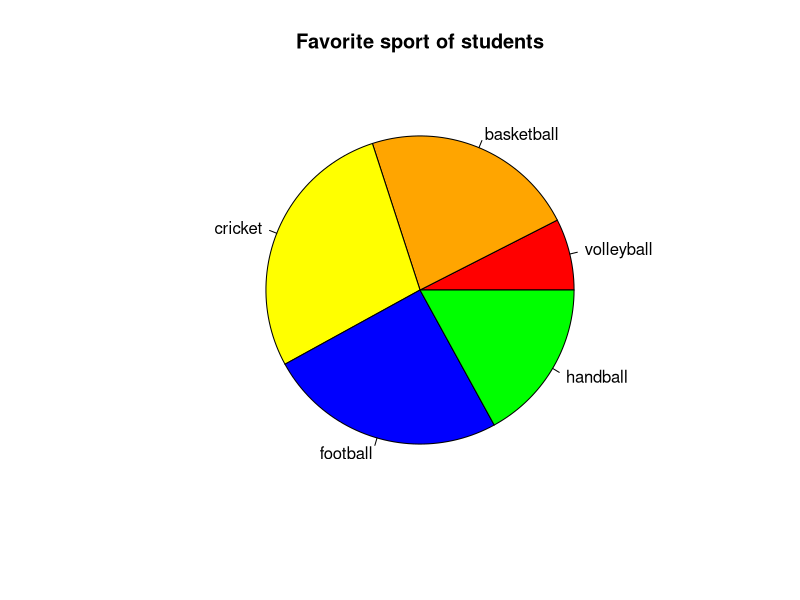
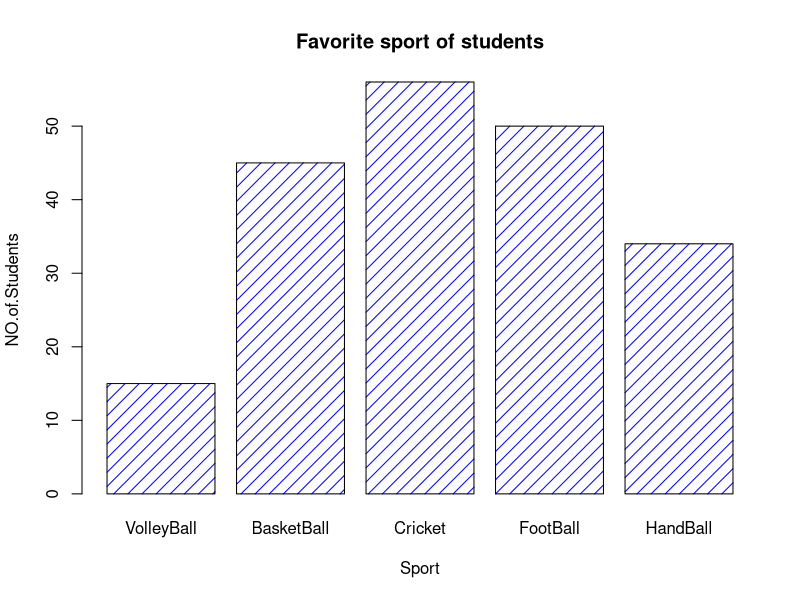
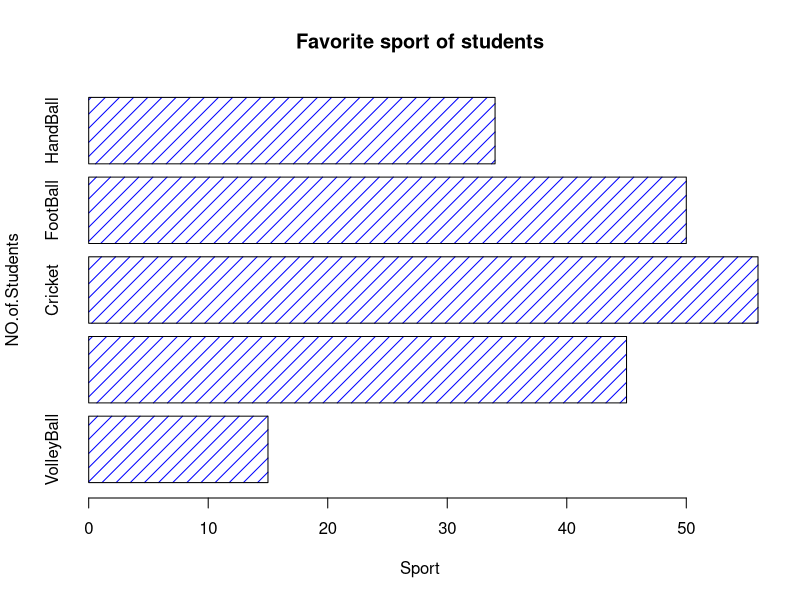
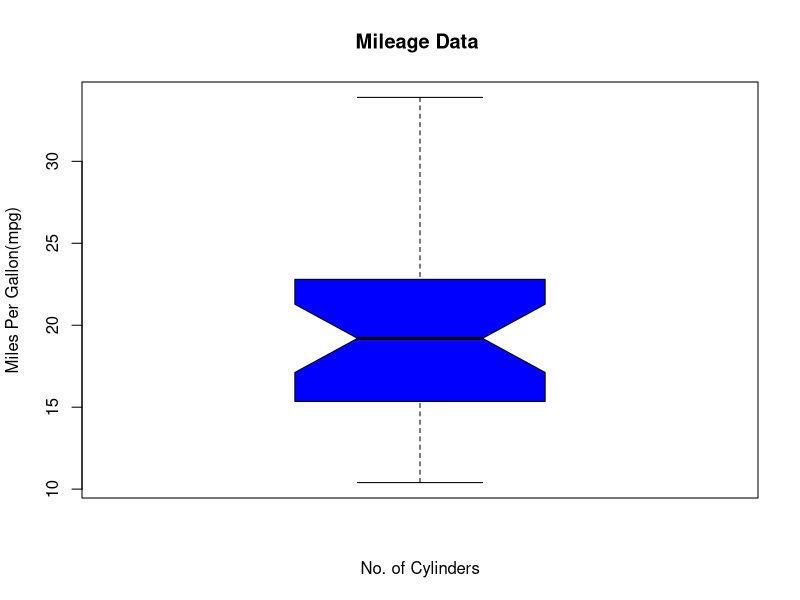
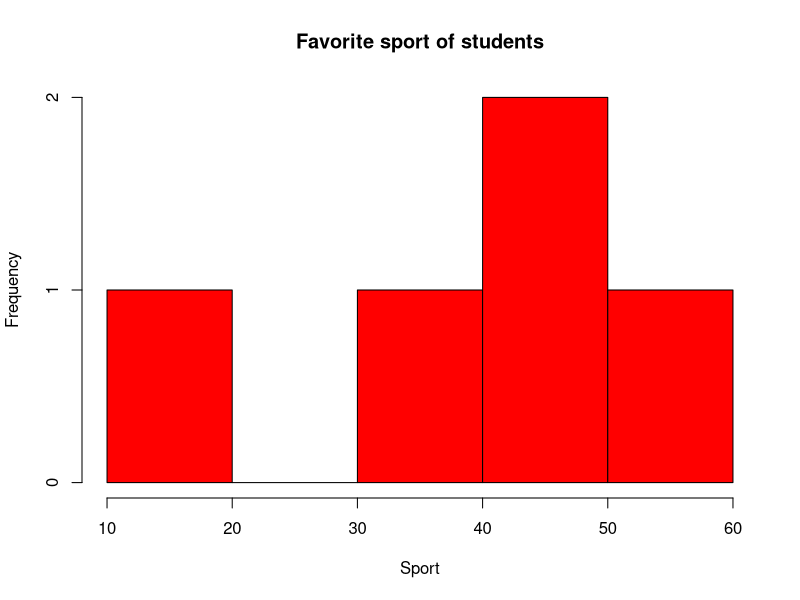
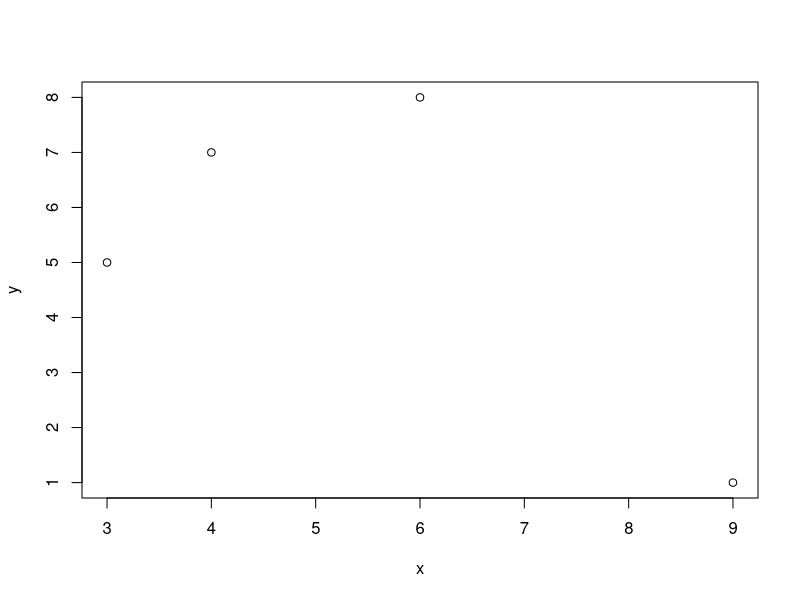
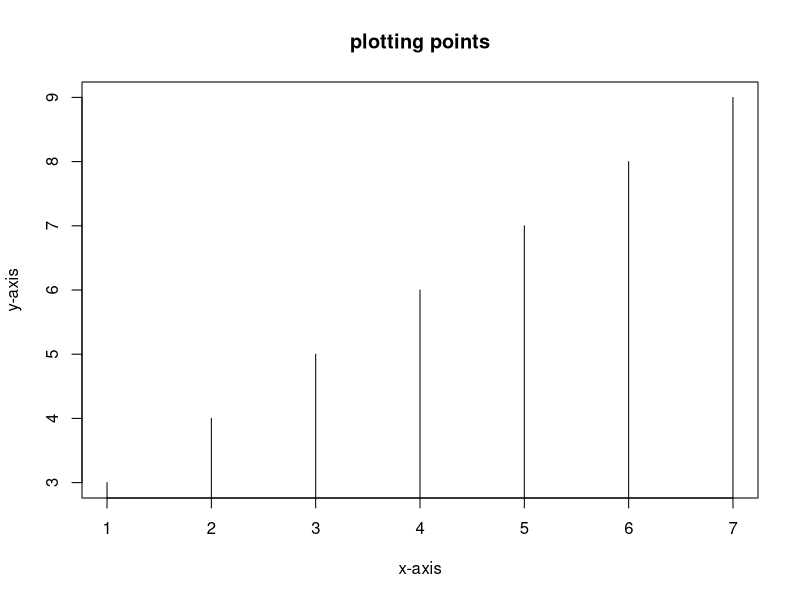
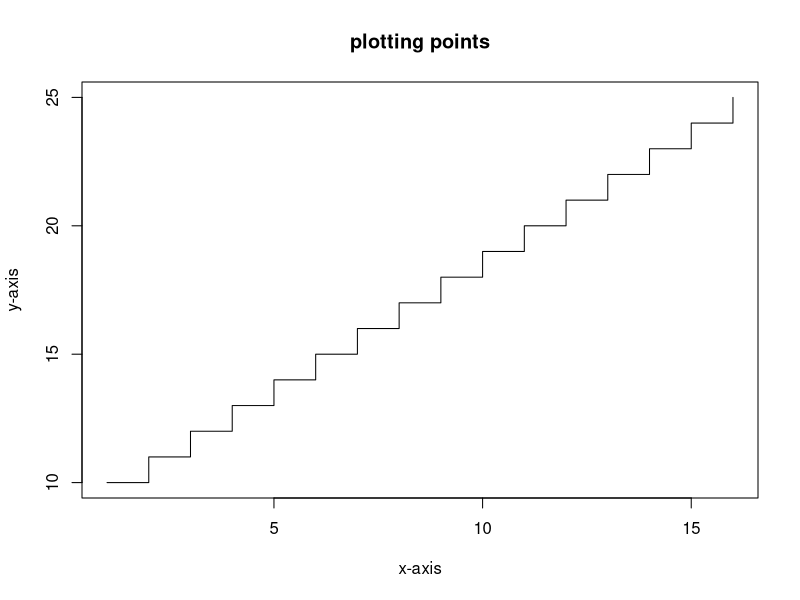

Reproduce these figures in R, in order.
## ---- chunk 1
fav_sport <- c(15,45,56,50,34)

result <- pie(fav_sport,
              main = "Favorite sport of students",
              lables <- c("volleyball","basketball","cricket","football","handball"),
              col = c("red", "orange", "yellow", "blue", "green")
              )

print(result)
## ---- chunk 2
fav_sport <- c(15,45,56,50,34)

result <- barplot(fav_sport,
              main = "Favorite sport of students",
              xlab = "Sport",
              ylab = "NO.of.Students",
              names.arg = c("VolleyBall","BasketBall","Cricket","FootBall","HandBall"),
              col = "blue",
              density = 10)

print(result)
## ---- chunk 3
fav_sport <- c(15,45,56,50,34)

result <- barplot(fav_sport,
              main = "Favorite sport of students",
              xlab = "Sport",
              ylab = "NO.of.Students",
              names.arg = c("VolleyBall","BasketBall","Cricket","FootBall","HandBall"),
              col = "blue",
              density = 10,
              horiz = TRUE)

print(result)
## ---- chunk 4
head(mtcars)
## ---- chunk 5
boxplot(mtcars$mpg,
        main="Mileage Data ",
        ylab="Miles Per Gallon(mpg)",
        xlab="No. of Cylinders",
        col= "blue",
        notch = TRUE)
## ---- chunk 6
fav_sport <- c(15,45,56,50,34)

result <- hist(fav_sport,
              main = "Favorite sport of students",
              xlab = "Sport",
              col = c("red"),
              )

print(result)
## ---- chunk 7
x <- c(3, 6, 9, 4) 

y <- c(5, 8, 1, 7)

plot(x, y)
## ---- chunk 8
plot(3:9,main = "plotting points",xlab = "x-axis",ylab= "y-axis",type="h")
## ---- chunk 9
plot(10:25,main = "plotting points",xlab = "x-axis",ylab= "y-axis",type="s")
## ---- chunk 10
x = seq(-10,4,0.1)

y = sin(x)

plot(x,y)
## ---- chunk 11
marks <- c(97, 78, 57, 64, 87)

result <- mean(marks)

cat("Mean =" ,result)
## ---- chunk 12
x <- c(15,71,37,4.2,18.5,2.6,54,-21,8,-5)

result <-  mean(x,trim = 0.5)

print(result)
## ---- chunk 13
x <- c(12.6,7.0,38,NA,4.2,18,2,4,-21,8,NA)

result.mean <-  mean(x,na.rm = TRUE)
print(result.mean)
## ---- chunk 14
marks <- c(97, 78, 57, 64, 87)

result <- median(marks)

cat("Median = " ,result)
## ---- chunk 15
marks <- c(95, 76, 59, 77, 97, 66, 87, 64, 87, 78)

mode = function() {
  
  return(names(sort(-table(marks)))[1])
}

mode()
